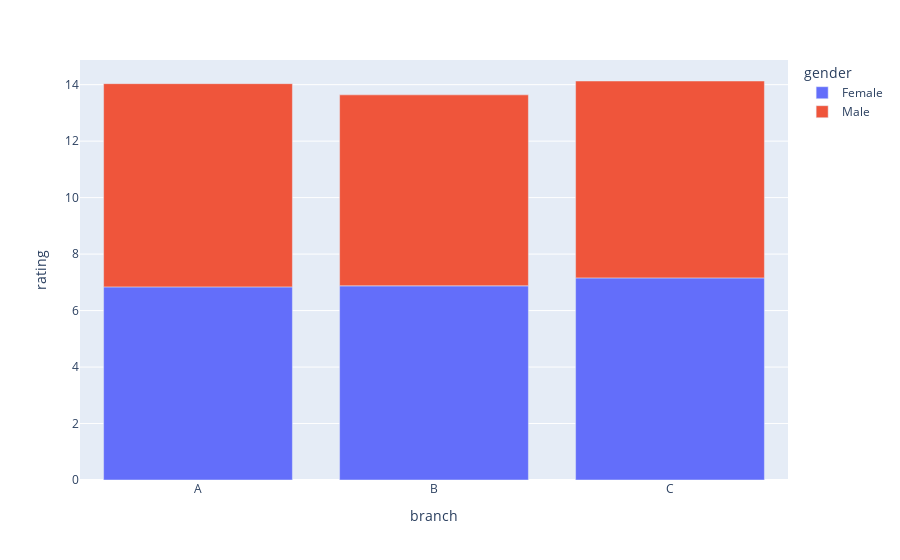

This figure's notebook cell:
### Code cell
px.bar(data_frame=grouping, x='branch',y='rating',color='gender')

### Figure 1 — Plotly figure (JSON) as saved in the notebook; plotly's stock layout.template omitted (floating-point values rounded to 4 significant figures)
{"data": [{"alignmentgroup": "True", "hovertemplate": "gender=Female<br>branch=%{x}<br>rating=%{y}<extra></extra>", "legendgroup": "Female", "marker": {"color": "#636efa", "pattern": {"shape": ""}}, "name": "Female", "offsetgroup": "Female", "orientation": "v", "showlegend": true, "textposition": "auto", "type": "bar", "x": ["A", "B", "C"], "xaxis": "x", "y": [6.839, 6.877, 7.158], "yaxis": "y"}, {"alignmentgroup": "True", "hovertemplate": "gender=Male<br>branch=%{x}<br>rating=%{y}<extra></extra>", "legendgroup": "Male", "marker": {"color": "#EF553B", "pattern": {"shape": ""}}, "name": "Male", "offsetgroup": "Male", "orientation": "v", "showlegend": true, "textposition": "auto", "type": "bar", "x": ["A", "B", "C"], "xaxis": "x", "y": [7.196, 6.762, 6.972], "yaxis": "y"}], "layout": {"barmode": "relative", "legend": {"title": {"text": "gender"}, "tracegroupgap": 0}, "margin": {"t": 60}, "xaxis": {"anchor": "y", "domain": [0, 1], "title": {"text": "branch"}}, "yaxis": {"anchor": "x", "domain": [0, 1], "title": {"text": "rating"}}}}
